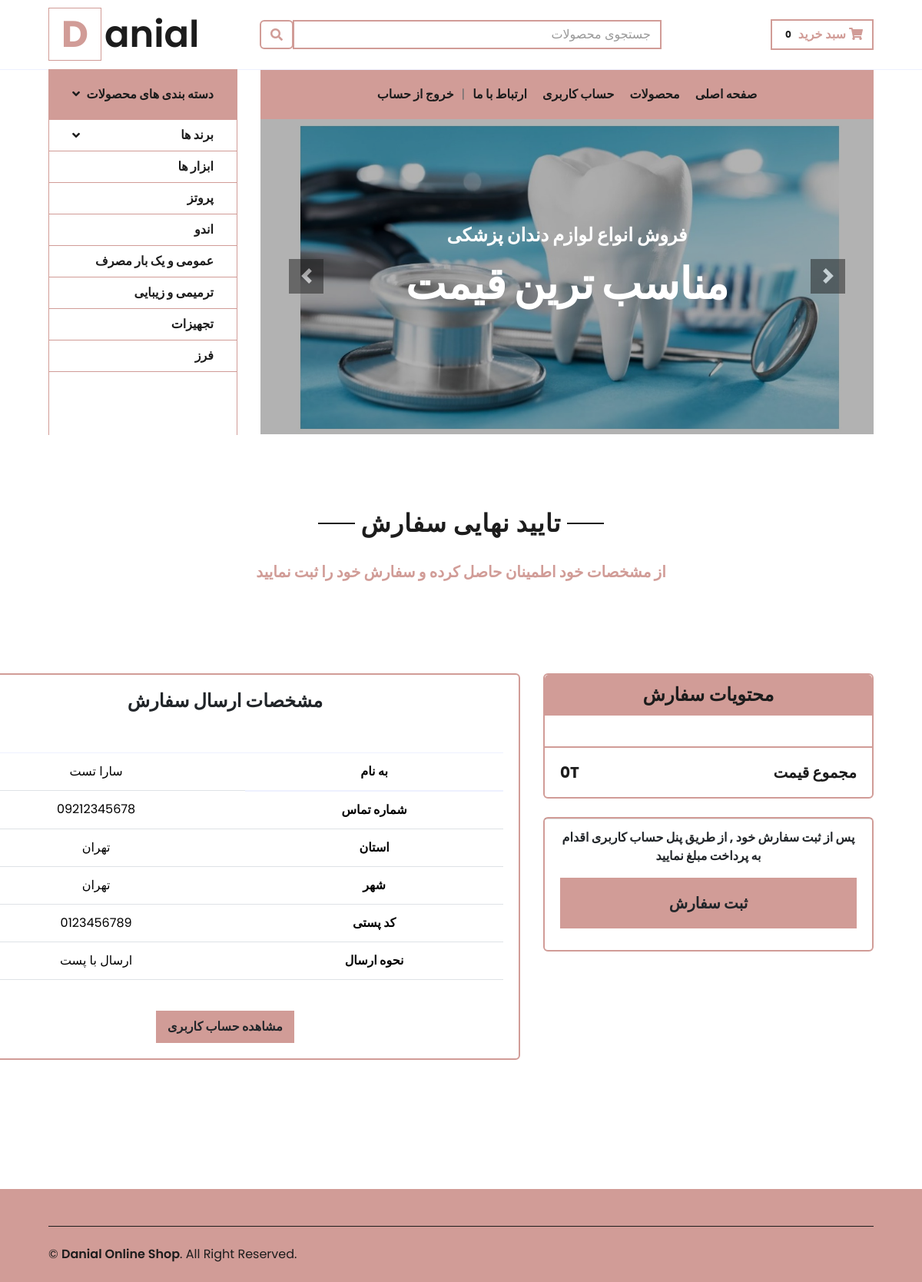
/cart/finalcheck/ (signed in), run on the app's committed database.
### main/models.py (models this page shows, shortened)
class Category(models.Model):
    name = models.CharField(max_length=100)
    class Meta:
        verbose_name = "دسته بندی"
        verbose_name_plural = "دسته بندی ها"

class UserDeliveryInfo(models.Model):
    DELIVERY_CHOICES = [
        ('post', 'ارسال با پست'),
        ('peyk', 'ارسال با پیک'),
    ]
    user = models.OneToOneField(User, on_delete=models.CASCADE, blank=True, null=True)
    full_name = models.CharField(max_length=100, blank=True)
    phone = models.CharField(max_length=25, blank=True)
    address = models.TextField(max_length=500, blank=True)
    city = models.CharField(max_length=100, blank=True)
    province = models.CharField(max_length=100, blank=True)
    zip_code = models.CharField(max_length=10, null=True)
    delivery_method = models.CharField(max_length=20, choices=DELIVERY_CHOICES, null=True)
    shopping_cart = models.CharField(max_length=200, blank=True, null=True)
    class Meta:
        verbose_name = "مشخصات ارسال سفارش مشتری"
        verbose_name_plural = "مشخضات ارسال سفارش مشتریان"

### shoppingcart/views.py (the view)
# urls.py: path('finalcheck/', views.cart_finalcheck, name='cart_finalcheck'),
def cart_finalcheck(request):
    cart = Cart(request)
    cart_products = cart.get_prods()
    quantities = cart.get_quants()
    total_price = cart.get_total()
    user_delivery_info = UserDeliveryInfo.objects.get(user__id=request.user.id)
    required_fields = [
        user_delivery_info.full_name,
        user_delivery_info.phone,
        user_delivery_info.address,
        user_delivery_info.city,
        user_delivery_info.province,
        user_delivery_info.zip_code,
        user_delivery_info.delivery_method
    ]
    if any(field in [None, "", " "] for field in required_fields):
        messages.success(request, ('ابتدا اطلاعات ارسال سفارش خود را در حساب کاربری تان ثبت کنید'))
        return redirect('home')
    info = {
        'products':cart_products,
        'quantities':quantities,
        'total_price':total_price,
        'user_delivery':user_delivery_info
    }
    return render(request, 'cart_finalcheck.html', info)

### main/context_processors.py (called while the page is built)
def categories(request):
    all_cats = Category.objects.all()
    info = {'categories':all_cats}
    return info

def brands(request):
    all_brands = Brand.objects.all()
    info = {'brands':all_brands}
    return info

def cart(request):
    return {'cart':Cart(request)}

### main/templatetags/my_filters.py (called while the page is built)
@register.filter
def my_intcomma(value):
    try:
        value = float(value)
    except (ValueError, TypeError):
        return value
    if value.is_integer():
        value = int(value)
    return f"{value:,}"

### shoppingcart/cart.py (called while the page is built, shortened)
    def __len__(self):
        return len(self.cart)

    def get_prods(self):
        product_ids = self.cart.keys()
        products = Product.objects.filter(id__in=product_ids)
        return products

    def get_quants(self):
        quantities = self.cart
        return quantities

    def get_total(self):
        product_ids = self.cart.keys()
        products = Product.objects.filter(id__in=product_ids)
        total=0
        return total

### shoppingcart/templates/cart_finalcheck.html (shortened to what this page needs)
{% extends 'base.html' %}
{% load static %}
{% load humanize %}
{% load my_filters %}
{% block content %}
<main>
    <body>
        <div class="container-fluid pt-5">
            <div class="text-center mb-4">
                <h2 class="section-title px-5"><span class="px-2">تایید نهایی سفارش</span></h2>
            </div>
            <div class="text-center mb-4">
                <h5 class="text-primary"><span class="px-2"><strong>از مشخصات خود اطمینان حاصل کرده و سفارش خود را ثبت
                            نمایید</strong></span></h5>
            </div>
        </div>
        <br><br>
        <div class="container-fluid pt-5">
            <div class="row px-xl-5">
                <div class="col-sm-7" dir="rtl">
                    <div class="card tm-paging-item text-center border-primary border-2" style="width: 48rem;">
                        <div class="card-body">
                            <h4 class="card-title"><strong>مشخصات ارسال سفارش</strong></h4>
                            <br>
                            <p class="card-text">
                            <table class="table">
                                <thead>
                                    <tr>
                                        <th scope="row">به نام</th>
                                        <td>{{ user_delivery.full_name }}</td>
                                    </tr>
                                </thead>
                                <tr>
                                    <th scope="row">شماره تماس</th>
                                    <td>{{ user_delivery.phone }}</td>
                                </tr>
                                <tr>
                                    <th scope="row">استان</th>
                                    <td>{{ user_delivery.province }}</td>
                                <tr>
                                    <th scope="row">شهر</th>
                                    <td>{{ user_delivery.city }}</td>
                                </tr>
                                <tr>
                                    <th scope="row">کد پستی</th>
                                    <td>{{ user_delivery.zip_code }}</td>
                                </tr>
                                <tr>
                                    <th scope="row">نحوه ارسال</th>
                                    <td>{{ user_delivery.get_delivery_method_display }}</td>
                                </tr>
                            </table>
                            </p>
                            <br>
                            <a href="{% url 'profile_user' %}"
                                class="btn btn-primary border-primary border-3"><strong>مشاهده حساب کاربری</strong></a>
                        </div>
                    </div>
                </div>
                <div class="col-lg-5">
                    <div class="card border-primary border-2 mb-4">
                        <div class="card-header bg-primary border-0 text-center">
                            <h4 class="font-weight-semi-bold m-0">محتویات سفارش</h4>
                        </div>
                        <div class="card-body">
                        </div>
                        <div class="card-footer border-primary border-2 bg-transparent">
                            <div class="d-flex justify-content-between mt-2" dir="rtl">
                                <h5 class="font-weight-bold">مجموع قیمت</h5>
                                <h5 class="font-weight-bold">{{ total_price|my_intcomma }}T</h5>
                            </div>
                        </div>
                    </div>
                    <div class="card border-primary border-2 mb-5">
                        <div class="card-footer  bg-transparent">
                            <p class="text-center"><strong>پس از ثبت سفارش خود , از طریق پنل حساب کاربری اقدام به پرداخت
                                    مبلغ نمایید</strong></p>
                            <form method="POST" action="{% url 'create_order' %}">
                                <button type="submit"
                                    class="btn btn-lg btn-block btn-primary font-weight-bold my-3 py-3 border-primary border-2">ثبت
                                    سفارش</button>
                            </form>
                        </div>
                    </div>
                </div>
            </div>
        </div>
        <br><br><br><br><br>
    </body>
</main>
{% endblock %}

### main/templates/base.html (shortened to what this page needs)
{% load static %}
<!DOCTYPE html>
<html lang="en">
<head>
    <link href="https://cdn.jsdelivr.net/npm/bootstrap@5.3.8/dist/css/bootstrap.min.css" rel="stylesheet">
    <link href="https://cdnjs.cloudflare.com/ajax/libs/font-awesome/5.10.0/css/all.min.css" rel="stylesheet">
    <link href="{% static 'lib/owlcarousel/assets/owl.carousel.min.css' %}" rel="stylesheet">
    <link href="{% static 'css/style.css' %}" rel="stylesheet">
</head>
<body class="bg-light">
    <div class="container-fluid">
        <div class="row align-items-center py-3 px-xl-5">
            <div class="col-lg-3 d-none d-lg-block">
                <a href="" class="text-decoration-none">
                    <h1 class="m-0 display-5 font-weight-semi-bold"><span class="text-primary font-weight-bold border-primary border px-3 mr-1">D</span>anial</h1>
                </a>
            </div>
            <div class="col-lg-6 col-6 text-left" dir="rtl">
                <form action="{% url 'search_products' %}" method="POST">
                    <div class="input-group">
                        <input type="text" class="form-control border-primary border-2" placeholder="جستجوی محصولات" name="searched">
                        <div class="input-group-append">
                            <button type="submit" class="input-group-text bg-transparent text-primary border-primary border-2">
                                <i class="fa fa-search"></i>
                            </button>
                        </div>
                    </div>
                </form>
            </div>
            <div class="col-lg-3 col-6 text-right" dir="rtl">
                <a href="{% url 'cart_summary' %}" class="btn border-primary border-2">
                    <i class="fas fa-shopping-cart text-primary"><strong>  سبد خرید</strong></i>
                    <span class="badge text-dark">{{ cart|length }}</span>
                </a>
            </div>
        </div>
    </div>
    <div class="container-fluid mb-5">
        <div class="row border-top px-xl-5">
            <div class="col-lg-3 d-none d-lg-block" dir="rtl">
                <a class="btn shadow-none d-flex align-items-center justify-content-between bg-primary text-white w-100" data-toggle="collapse" href="#navbar-vertical" style="height: 65px; margin-top: -1px; padding: 0 30px;">
                    <h6 class="m-0"><strong>دسته بندی های محصولات</strong></h6>
                    <i class="fa fa-angle-down text-dark"></i>
                </a>
                <nav class="collapse show navbar navbar-vertical navbar-light align-items-start p-0 border border-primary border-bottom-0" id="navbar-vertical">
                    <div class="navbar-nav w-100 overflow-hidden text-right" style="height: 410px" >
                        <div class="nav-item dropdown ">
                            <a href="#" class="nav-link border-primary" data-toggle="dropdown">
                                <i class="fa fa-angle-down float-left mt-1 fa"></i>
                                <strong>برند ها</strong>
                            </a>
                        </div>
                        {% for cat in categories %}
                           <a href="{% url 'category' cat.name %}" class="nav-item nav-link border-primary"><strong>{{ cat.name }}</strong></a>
                        {% endfor %}
                    </div>
                </nav>
            </div>
            <div class="col-lg-9">
                <nav class="navbar navbar-expand-lg bg-light navbar-light py-3 py-lg-0 px-0" dir="rtl">
                    <div class=" collapse navbar-collapse justify-content-between bg-primary w-100 " id="navbarCollapse">
                        <div class="navbar-nav mr-auto py-0">
                            <a href="{% url 'home' %}" class="nav-item nav-link bg-primary"><strong>صفحه اصلی</strong></a>
                            <a href="{% url 'products' %}" class="nav-item nav-link bg-primary"><strong>محصولات</strong></a>
                            <a href="{% url 'profile_user' %}" class="nav-item nav-link bg-primary"><strong>حساب کاربری</strong></a>
                            <a href="{% url 'contactus' %}" class="nav-item nav-link bg-primary"><strong>ارتباط با ما</strong></a>
                        </div>
                        |
                        <div class="navbar-nav ml-auto py-0">
                            {% if user.is_authenticated %}
                            <a href="{% url 'logout' %}" class="nav-item nav-link bg-primary"><strong>خروج از حساب</strong></a>
                            {% else %}
                            <a href="{% url 'login_page' %}" class="nav-item nav-link bg-primary"><strong>ورود</strong></a>
                            <a href="{% url 'signup' %}" class="nav-item nav-link bg-primary"><strong>ثبت نام</strong></a>
                            {% endif %}
                        </div>
                    </div>
                </nav>
                <div id="header-carousel" class="carousel slide" data-ride="carousel">
                    <div class="carousel-inner">
                        <div class="carousel-item active" style="height: 410px;">
                            <img class="img-fluid" src="{% static 'img/dentist-navbar-pic.jpg' %}" alt="Image">
                            <div class="carousel-caption d-flex flex-column align-items-center justify-content-center">
                                <div class="p-3" style="max-width: 700px;">
                                    <h4 class="text-light text-uppercase font-weight-medium mb-3"><strong>فروش انواع
                                            لوازم
                                            دندان پزشکی</strong></h4>
                                    <h3 class="display-4 text-white font-weight-semi-bold mb-4"><strong>مناسب ترین
                                            قیمت</strong></h3>
                                </div>
                            </div>
                        </div>
                    </div>
                    <a class="carousel-control-prev" href="#header-carousel" data-slide="prev">
                        <div class="btn btn-dark" style="width: 45px; height: 45px;">
                            <span class="carousel-control-prev-icon mb-n2"></span>
                        </div>
                    </a>
                    <a class="carousel-control-next" href="#header-carousel" data-slide="next">
                        <div class="btn btn-dark" style="width: 45px; height: 45px;">
                            <span class="carousel-control-next-icon mb-n2"></span>
                        </div>
                    </a>
                </div>
            </div>
        </div>
    </div>
    {% block content %}
    {% endblock %}
    <div class="container-fluid bg-primary text-dark mt-5 pt-5">
        <div class="row border-top border-dark border-1 mx-xl-5 py-4">
            <div class="col-md-6 px-xl-0">
                <p class="mb-md-0 text-center text-md-left text-dark">
                    &copy; <a class="text-dark font-weight-semi-bold" href="#">Danial Online Shop</a>. All Right
                    Reserved.
                </p>
            </div>
        </div>
    </div>
</body>

### data on the page
Category: name "ابزار ها"
Category: name "پروتز"
Category: name "اندو"
Category: name "عمومی و یک بار مصرف"
Category: name "ترمیمی و زیبایی"
Category: name "تجهیزات"
Category: name "فرز"
UserDeliveryInfo: full_name "سارا تست", phone "09212345678", province "تهران", city "تهران", zip_code "0123456789", delivery_method "ارسال با پست"

### other printed values
{{ cart|length }} "0"
{{ total_price|my_intcomma }} "0"
